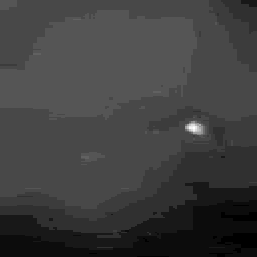
#> input picture dataset/1/Users_black5_unkown_2016-08-05_18%3A30%3A54.000000_1/1_1.png, 257 x 257 px, found by its file name
$ jupyter execute --allow-errors snippet_open_image.ipynb   (shell and % lines are left out)   (Python 2 division)
#> lines starting #> are read from the running program, lines starting #| are printed output that depends on the picture
#> `videos = [v for v in videos if ("golden5s" in v or "black5" in v or "i..`: videos = []
#> in stretch_image, image is the input picture: PIL image 257x257 RGB; min 18, max 39, mean 23.2
[cell 1]
from PIL import Image
from IPython.display import display
#20635, 20601, 20632, 20598

url="/media/Gui2/thermix/ARThermal/public_dataset/Erika_002/2016-09-13_01.53.19/0.png"

#> (the rest of this cell did not finish here and is left out)

[cell 2]
import numpy as np
#all methods for stretching an image
def imhist(im):
    m, n = im.shape
    h = [0.0] * 256
    for i in range(m):
        for j in range(n):
            h[im[i, j]]+=1
    return np.array(h)/(m*n)

def cumsum(h):
    # finds cumulative sum of a numpy array, list
    return [sum(h[:i+1]) for i in range(len(h))]

def histeq(im):
    #calculate Histogram
    h = imhist(im)
    cdf = np.array(cumsum(h)) #cumulative distribution function
    sk = np.uint8(255 * cdf) #finding transfer function values
    s1, s2 = im.shape
    Y = np.zeros_like(im)
    # applying transfered values for each pixels
    for i in range(0, s1):
        for j in range(0, s2):
            Y[i, j] = sk[im[i, j]]
    H = imhist(Y)
    #return transformed image, original and new istogram,
    # and transform function
    return Y , h, H, sk

def hist_stretching(im_asarray):
    mi = im_asarray.min()
#> mi = 18
    ma = im_asarray.max()
#> ma = 39
    gap = 255 / (ma - mi)
#> gap = 12

    Y = np.zeros_like(im_asarray)
    s1, s2 = im_asarray.shape
#> s1 = 257; s2 = 257

    for i in range(0, s1):
        for j in range(0, s2):
            Y[i, j] = (im_asarray[i, j] - mi) * gap

    return Y

def stretch_image(img_path):
    image = Image.open(img_path)
    if image.mode != "RGB":
        image=image.convert("RGB")

    image = np.asarray(image)

    r = image[:,:,0]
    eq_1 = hist_stretching(r)
    image = Image.fromarray(eq_1, 'L')

    if image.mode != "RGB":
        image=image.convert("RGB")

    return image

[cell 3]
#select random images from dataset
import os, random

path = "/workspace/thermix/ARThermal/frames_no_movement/Fiona_001_frames_no_movement"
images_paths = []
#> (the rest of this cell did not finish here and is left out)

#> (a cell that did not finish here is left out)

[cell 5]
#save selected images
images = ['/workspace/thermix/ARThermal/dataset_merged/14_tim/2/Users_ipod5_unkown_2016-07-09_18%3A31%3A05.000000_1/1_1.png',
          '/workspace/thermix/ARThermal/frames_no_movement/Fiona_001_frames_no_movement/14_tim/3/Users_golden5s_unkown_2016-07-09_19%3A24%3A50.000000_1/6_2.png',
          '/workspace/thermix/ARThermal/frames_no_movement/Fiona_001_frames_no_movement/14_tim/3/Users_golden5s_unkown_2016-07-10_01%3A15%3A24.000000_1/3_2.png',
          '/workspace/thermix/ARThermal/frames_no_movement/Marge_010_frames_no_movement/14_tim/3/Users_golden5s_unkown_2016-09-23_00%3A13%3A41.000000_2/2_1.png',
          '/workspace/thermix/ARThermal/frames_no_movement/Fiona_001_frames_no_movement/14_tim/3/Users_golden5s_unkown_2016-07-09_20%3A38%3A41.000000_1/7_0.png',
          ]
output_path = "/workspace/thermix/ARThermal/image_for_paper_auth"
if not os.path.isdir(output_path):
    os.makedirs(output_path)
for i,image in enumerate(images):
    img = stretch_image(image)
    img.save(os.path.join(output_path,"%d"%(i+1)+".png"))
#> pass 2 of the loop `for i,image in enumerate(images):`:
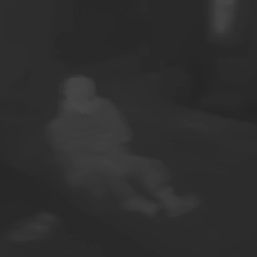
#> input picture dataset/2/Users_fede.polacov_unkown_2016-08-10_17%3A56%3A59.000000_2/6_2.png, 257 x 257 px, found by its file name
#> in stretch_image, image is the input picture: PIL image 257x257 RGB; min 37, max 73, mean 45.9
#> mi = 37
#> ma = 73
#> gap = 7
#> after the loop in hist_stretching (call 2), `for i in range(0, s1):`:
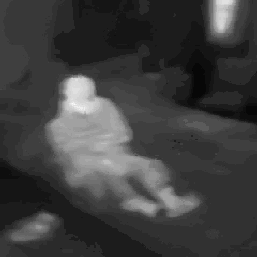
#> Y: shape (257, 257); min 0, max 252, mean 62.1
#> pass 3 of the loop `for i,image in enumerate(images):`:
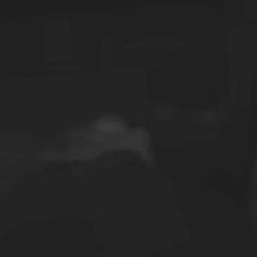
#> input picture dataset/1/Users_fede.polacov_unkown_2016-07-07_15%3A17%3A45.000000_1/3_2.png, 257 x 257 px, found by its file name
#> in stretch_image, image is the input picture: PIL image 257x257 RGB; min 28, max 60, mean 35.1
#> mi = 28
#> ma = 60
#> after the loop in hist_stretching (call 3), `for i in range(0, s1):`:
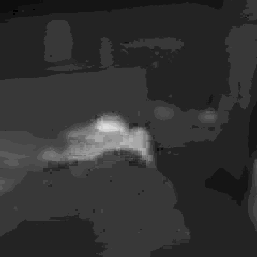
#> Y: shape (257, 257); min 0, max 224, mean 49.8
#> the loop made 5 passes; the first 3 are shown

[cell 6]
image = "/media/Gui2/thermix/ARThermal/frames_no_movement/Erika_002_frames_no_movement/14_tim/3/Users_black5_unkown_2016-09-14_00%3A48%3A28.000000_2/0_0.png"
img2 = stretch_image(image)
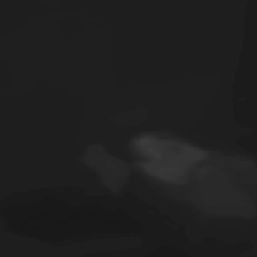
#> input picture dataset/1/Users_fede.polacov_unkown_2016-07-06_23%3A49%3A05.000000_1/0_0.png, 257 x 257 px, found by its file name
#> in stretch_image, image is the input picture: PIL image 257x257 RGB; min 24, max 59, mean 31.2
#> in hist_stretching (call 6), `mi = im_asarray.min()`: mi = 24
#> in hist_stretching (call 6), `ma = im_asarray.max()`: ma = 59
#> after the loop in hist_stretching (call 6), `for i in range(0, s1):`:
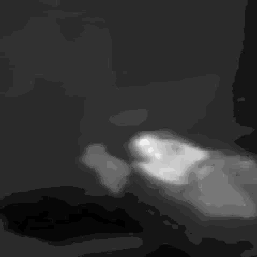
#> Y: shape (257, 257); min 0, max 245, mean 50.4
